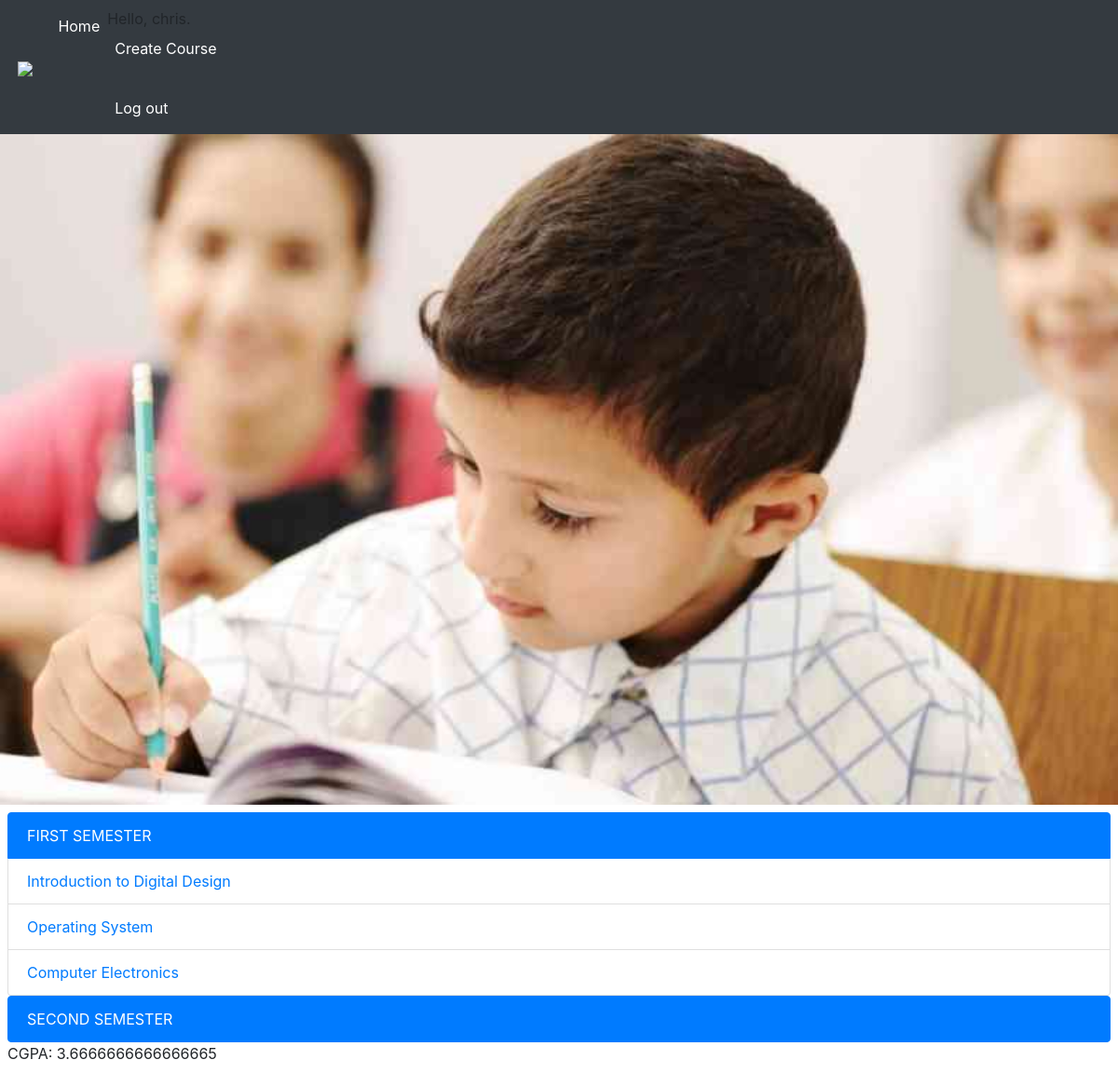
/level/300 (signed in), run on the app's committed database.
### stud/models.py (models this page shows, shortened)
class Course(models.Model):
  SEMESTER_CHOICES = (
    ('1ST', 'First Semester'),
    ('2ND', 'Second Semester'),
    )
  LEVEL_CHOICES = (
    ('100', '100 Level'),
    ('200', '200 Level'),
    ('300', '300 Level'),
    ('400', '400 Level'),
    ('500', '500 Level'),
    ('600', '600 Level'),
    )
  GRADE_CHOICES = (
    (5, 'A'),
    (4, 'B'),
    (3, 'C'),
    (2, 'D'),
    (1, 'E'),
    (0, 'F'),
    )
  title = models.CharField(max_length = 200)
  semester = models.CharField(max_length = 4, choices = SEMESTER_CHOICES)
  level = models.CharField(max_length = 4, choices = LEVEL_CHOICES)
  grade = models.IntegerField(choices = GRADE_CHOICES)
  score = models.IntegerField()
  unit = models.IntegerField(null=True)
  course_code = models.CharField(max_length=7, null=True)
  user = models.ForeignKey(User, blank=True, null=True, on_delete=models.CASCADE)
  class Meta:
    ordering = ('level',)

### stud/views.py (the view)
# urls.py: path('level/<str:lev>', views.course_list, name='course-list'),
@login_required
def course_list(request, lev):
    lis = Course.objects.all().filter(user__username = request.user.username).order_by("-level").filter(level=lev)
    cgpa = getting_gp(lis, lis)/summing_unit(lis)
    context = {'1st': Course.objects.all().filter(user__username = request.user.username).filter(level=lev).filter(semester="1ST"),
      '2nd': Course.objects.all().filter(user__username = request.user.username).filter(level = lev).filter(semester="2ND"),
      'cgpa': cgpa,
    }
    return render(request, 'stud/course_list.html', context)

### stud/views.py (called while the page is built)
def summing_unit(i):
    return sum([x.unit for x in i])

def getting_gp(unit1, unit2):
  return sum([i.unit * j.grade for i, j in zip(unit1, unit2)])

### stud/templates/stud/course_list.html (shortened to what this page needs)
{% extends 'base.html' %}
{% block content %}
<ul class="list-group">
  <li class="list-group-item active">FIRST SEMESTER</li>
  {% for course in 1st %}
      <li class="list-group-item"><a href = "{% url 'course-detail' course.id %}">{{course.title}}</a></li>
  {% endfor %}
</ul>
<ul class="list-group">
  <li class="list-group-item active">SECOND SEMESTER</li>
</ul>
<p>CGPA: {{cgpa}}</p>
{% endblock content %}

### studproject/templates/base.html (shortened to what this page needs)
{% load static %}
<!doctype html>
<html lang="en">
  <head>
    <link rel="stylesheet" href="https://stackpath.bootstrapcdn.com/bootstrap/4.5.0/css/bootstrap.min.css">
  </head>
  <body>
    <header>
      <div>
      <nav class="navbar navbar-expand-lg navbar-dark bg-dark">
        <a class="navbar-brand" href="{% url 'index' %}"> <img id="logo" src="{% static 'logo.png' %}"></a>
        <div class="collapse navbar-collapse" id="navbarNav">
          <ul class="navbar-nav">
            <li class="nav-item active">
              <a class="nav-link" href="{% url 'index' %}">Home <span class="sr-only">(current)</span></a>
            </li>
            <li class="nav-item active">
              {% if user.is_authenticated %}
                Hello, {{ user.username }}.
                <a class="nav-link" href="{% url 'create' %}">Create Course</a> <br>
                <a class="nav-link" href="{% url 'logout' %}?next=/">Log out</a>
              {% else %}
                Not logged in <a class="nav-link" href="{% url 'login' %}?next=/">Log in</a>
              {% endif %}
            </li>
          </ul>
        </div>
      </nav>
      <div id="carouselExampleSlidesOnly" class="carousel slide" data-ride="carousel">
        <div class="carousel-inner">
          <div class="carousel-item active">
              <img id="1" src="{% static 'img1.png' %}" class="d-block w-100" alt="...">
          </div>
        </div>
      </div>
    </header>
    <div class="content">
    {% block content %}{% endblock content %}
    </div>
  </body>
</html>

### studproject/templates/base.html (style rules this page uses)
#logo { width: 2rem; padding: 0.2rem; }
.content { padding: 0.5rem; }

### data on the page
Course: title "Introduction to Digital Design"
Course: title "Operating System"
Course: title "Computer Electronics"

### other printed values
{{ user.username }} "chris"
{{ cgpa }} "3.6666666666666665"
